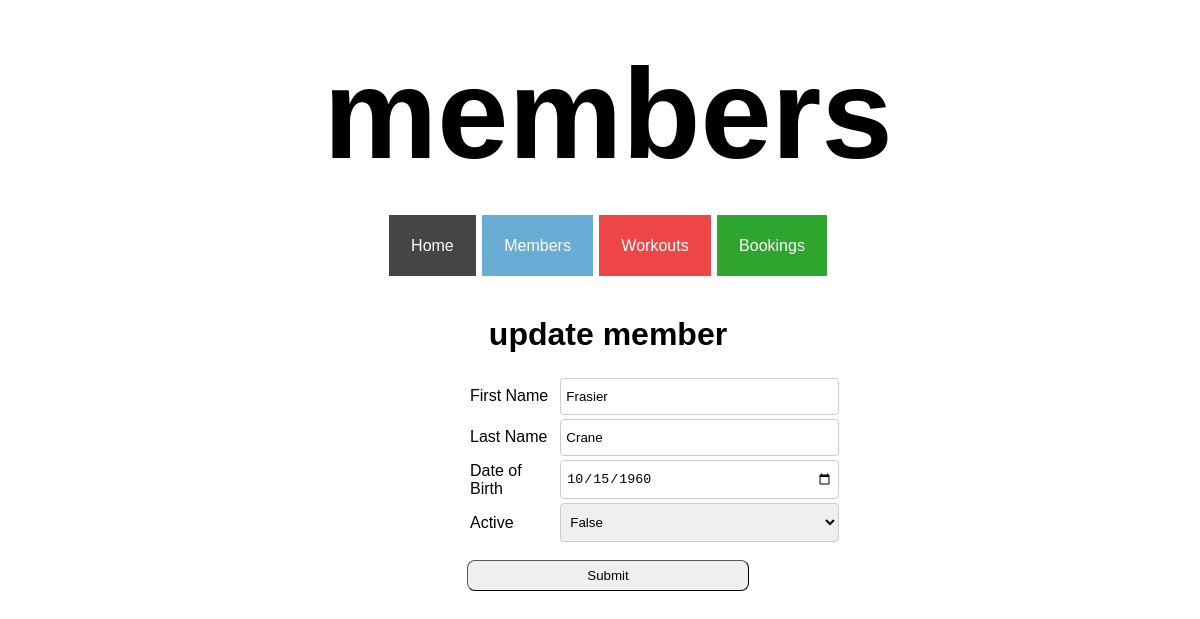
The page /members/1/update on the database as committed earlier.
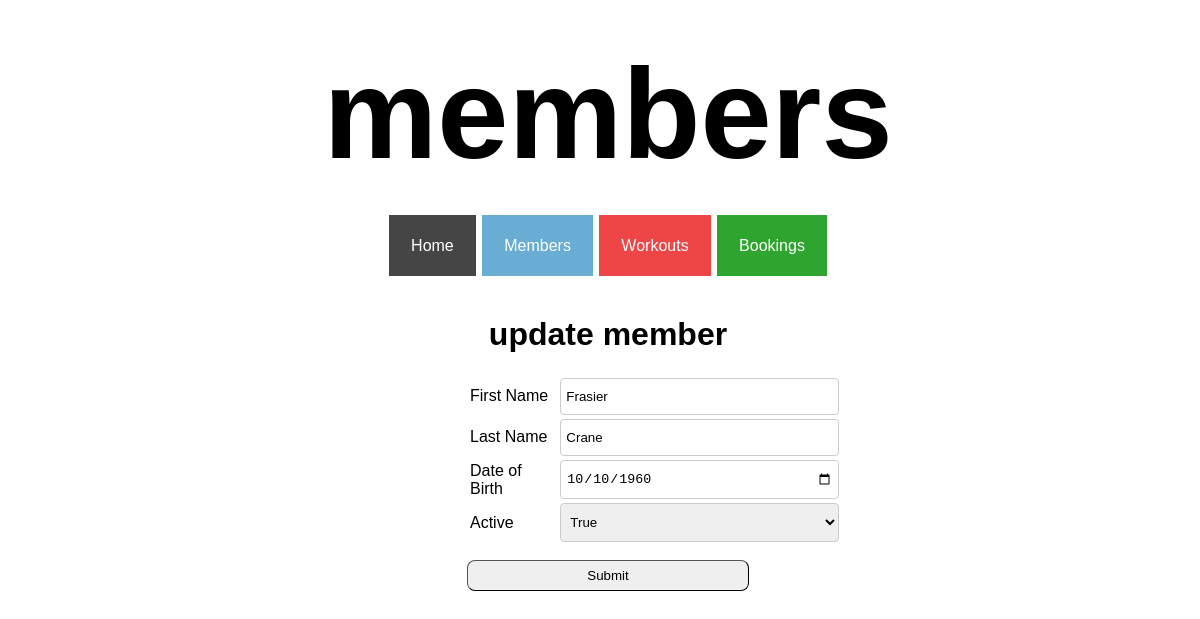
The same page on the database as committed later.
### tables this page shows
CREATE TABLE members (
    id INTEGER PRIMARY KEY AUTOINCREMENT,
    first_name VARCHAR,
    last_name VARCHAR,
    dob DATE,
    active BOOLEAN
);

### controllers/member_controller.py (the view)
@members_blueprint.route("/members/<id>/update")
def edit_member(id):
    route_name = "members"
    member = member_repository.select(id)
    return render_template("/members/edit.html", route_name=route_name, member=member)

### db/run_sql.py (called while the page is built)
def get_db():
    path = os.path.dirname(os.path.abspath(__file__))
    db = os.path.join(path, "gym_db.db")
    conn = sqlite3.connect(db)
    conn.execute("PRAGMA foreign_keys = 1")
    conn.row_factory = sqlite3.Row
    return conn

def run_sql(sql, values = []):
    db = get_db()
    cursor = db.cursor()
    cursor.execute(sql, values)
    results = cursor.fetchall()
    db.commit()
    db.close()
    return results

### repositories/member_repository.py (called while the page is built)
def select(id):
    member = None
    sql = "SELECT * FROM members WHERE id = ?"
    values = [id]
    result = run_sql(sql, values)[0]
    if result is not None:
        active = True if result['active'] == 1 else False
        member = Member(result['first_name'], result['last_name'], result['dob'], active, result['id'])
    return member

### templates/members/edit.html (shortened to what this page needs)
{% extends 'base.html'%}
{% block content %}
<div class="edit_page_container">
    <h1>update member</h1>
    <form class="edit_form" action="/members/{{member.id}}" method="post">
        <table class="edit_table">
            <tr>
                <td>
                    <label class="edit_form_label" for="first_name">First Name</label>
                </td>
                <td>
                    <input class="edit_form_input" type="text" id="first_name" name="first_name"
                        value={{member.first_name}} placeholder={{member.first_name}} required autofocus>
                </td>
            </tr>
            <tr>
                <td>
                    <label class="edit_form_label" for="last_name">Last Name</label>
                </td>
                <td>
                    <input class="edit_form_input" type="text" id="last_name" name="last_name"
                        value={{member.last_name}} placeholder={{member.last_name}} required>
                </td>
            </tr>
            <tr>
                <td>
                    <label class="edit_form_label" for={{member.dob}}>Date of Birth</label>
                </td>
                <td>
                    <input class="edit_form_input" type="date" id="dob" name="dob" value={{member.dob}} required>
                </td>
            </tr>
            <tr>
                <td>
                    <label class="edit_form_label" for={{member.active}}>Active</label>
                </td>
                {% if member.active == 1 %}
                <td>
                    <select class="edit_form_input" id="active" name="active">
                        <option value="member.active">{{member.active}}</option>
                    </select>
                </td>
                {% elif member.active == 0 %}
                <td>
                    <select class="edit_form_input" id="active" name="active">
                        <option value="member.active">{{member.active}}</option>
                    </select>
                </td>
                {% endif %}
            </tr>
        </table>
        <div>
            <button class="edit_page_button" type="submit">Submit</button>
        </div>
    </form>
</div>
{% endblock %}

Rows that differ between the two databases and show on the page:
changed members "Frasier": dob "10/15/1960" → (not shown); active "False" → "True"
Other text that changed with them:
form field dob: (not shown) → "10/10/1960"
